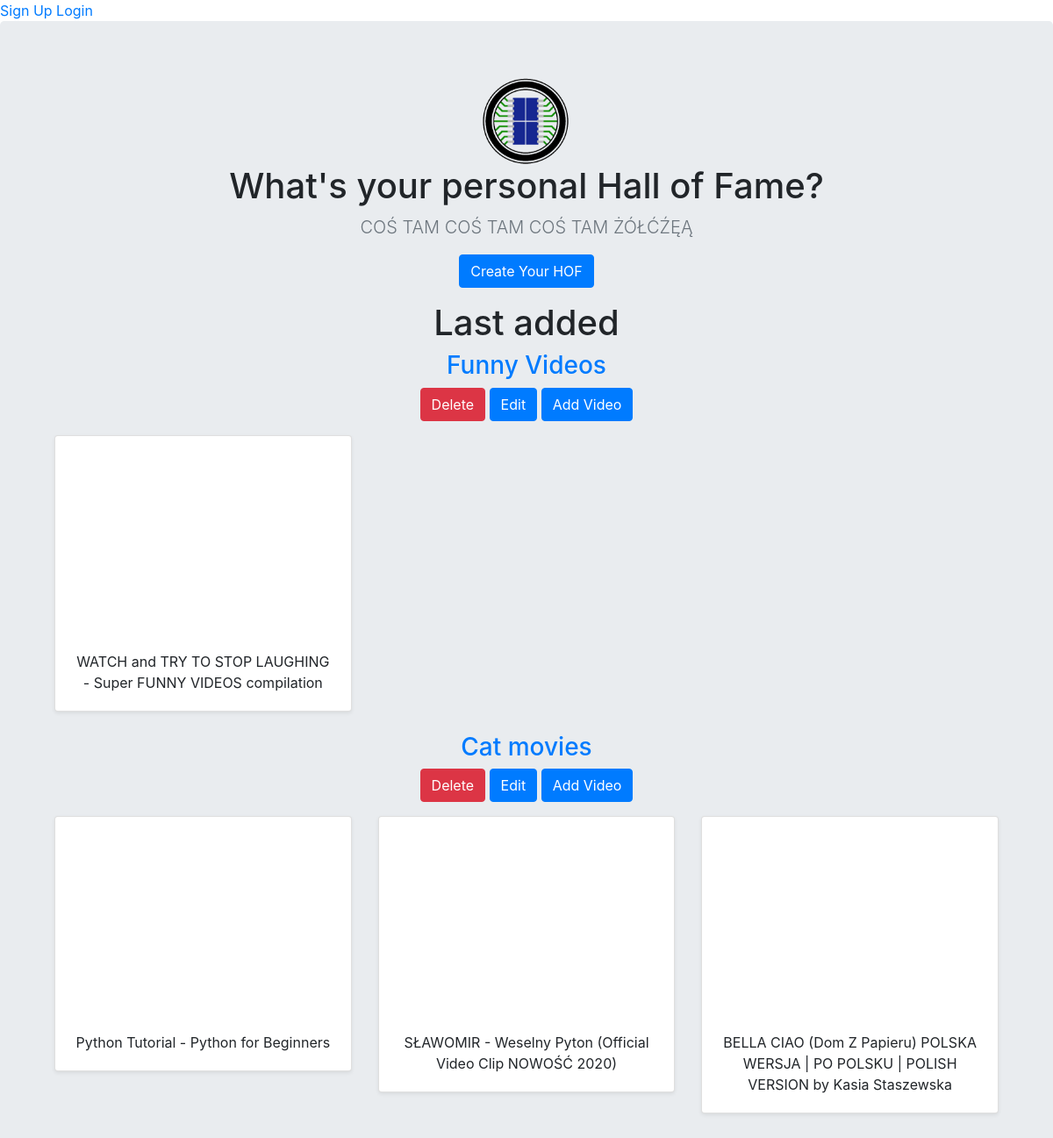
/, run on an earlier commit of the app's database.
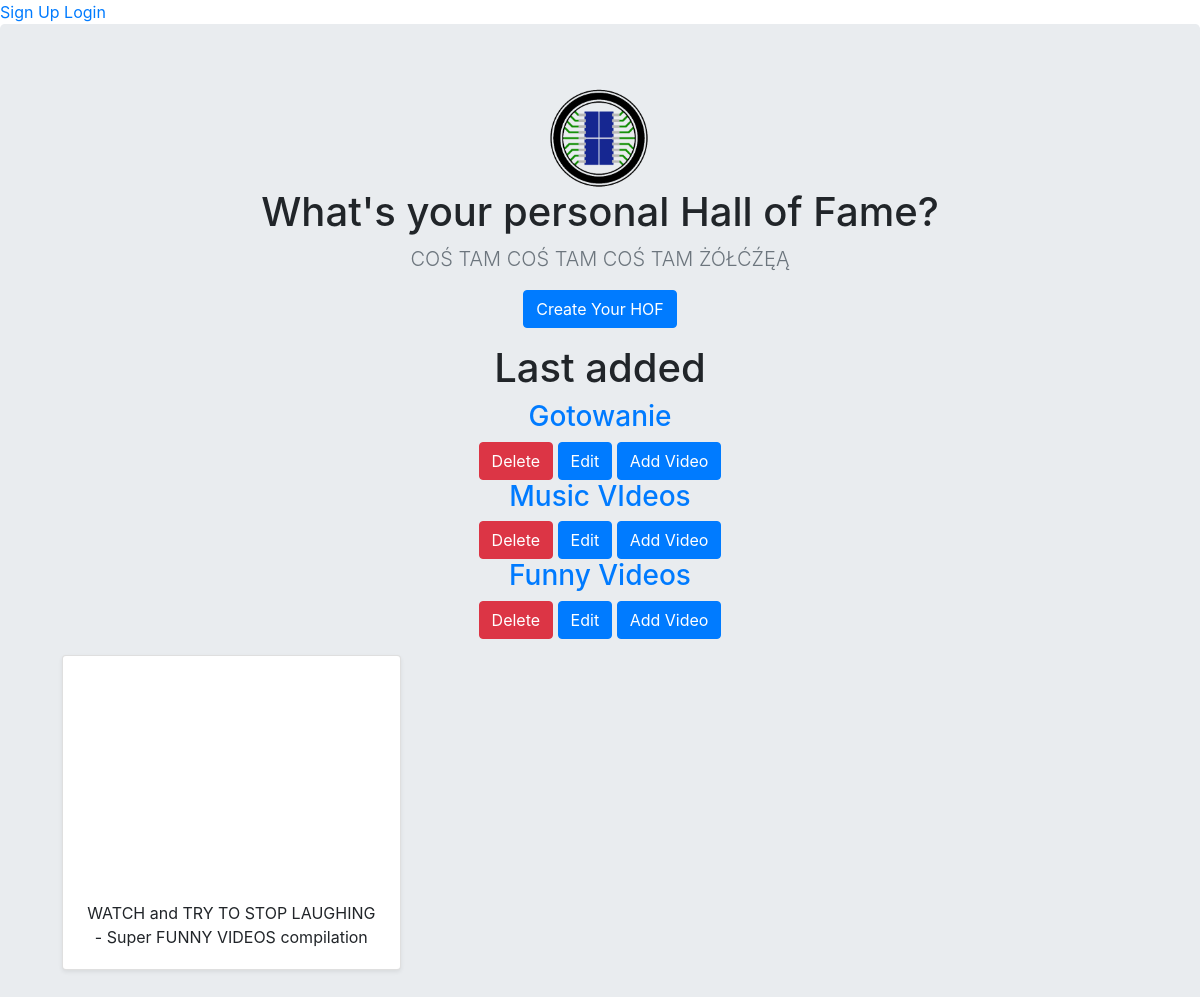
And on a later commit of the database.
### movies/models.py (models this page shows)
class Hall(models.Model):
    title = models.CharField(max_length=256)
    user = models.ForeignKey(User, on_delete=models.CASCADE)

class Video(models.Model):
    title = models.CharField(max_length=256)
    url = models.URLField()
    youtube_id = models.CharField(max_length=256)
    hall = models.ForeignKey(Hall, on_delete=models.CASCADE)

### movies/views.py (the view)
# urls.py: 2. Add a URL to urlpatterns:  path('', views.home, name='home')
def home(request):
    recent_halls = Hall.objects.all().order_by('-id')[:3]
    return render(request, 'movies/home.html', {'recent_halls':recent_halls})

### movies/templates/movies/home.html
{% extends 'movies/base.html' %}
{% load static %}
{% block content %}
    <section class="jumbotron text-center">
        <div class="container">
            <img src="{% static 'movies/logo.png' %}" height="100px">
            <h1 class="jumbotron-heading">What's your personal Hall of Fame?</h1>
            <p class="lead text-muted">
                COŚ TAM COŚ TAM COŚ TAM ŻÓŁĆŹĘĄ
            </p>
            <p>
                <a href="{% url 'crate_hall' %}" class="btn btn-primary">Create Your HOF</a>
            </p>
            <div class="container">
                <h1 class="text-center">Last added</h1>
                {% for hall in recent_halls %}
                    <h3><a href="{% url 'detail_hall' hall.id %}">{{ hall.title }}</a></h3>
                    <a href="{% url 'delete_hall' hall.id %}" class="btn btn-danger">Delete</a>
                    <a href="{% url 'update_hall' hall.id %}" class="btn btn-primary">Edit</a>
                    <a href="{% url 'add_video' hall.id %}" class="btn btn-primary">Add Video</a>
                    <div class="row">
                        {% for video in hall.video_set.all %}
                            <div class="col-md-4 mt-3">
                                <div class="card mb-4 shadow-sm">
                                    <iframe width="100%" height="225" src="https://www.youtube.com/embed/{{ video.youtube_id }}" frameborder="0" allow="accelerometer; autoplay; clipboard-write; encrypted-media; gyroscope; picture-in-picture" allowfullscreen></iframe>
                                    <div class="card-body">
                                        <p class="card-text">{{ video.title }}</p>
                                    </div>
                                </div>
                            </div>
                        {% endfor %}
                    </div>
                {% endfor %}
            </div>
        </div>
    </section>
{% endblock %}

What changed in the data, as far as the page shows it:
no longer on this page (row unchanged): Hall: title "Cat movies"
no longer on this page (row unchanged): Video: title "Python Tutorial - Python for Beginners", shown under "Cat movies"
no longer on this page (row unchanged): Video: title "SŁAWOMIR - Weselny Pyton (Official Video Clip NOWOŚĆ 2020)", shown under "Cat movies"
no longer on this page (row unchanged): Video: title "BELLA CIAO (Dom Z Papieru) POLSKA WERSJA | PO POLSKU | POLISH VERSION by Kasia Staszewska", shown under "Cat movies"
added Hall: title "Gotowanie"
added Hall: title "Music VIdeos"
